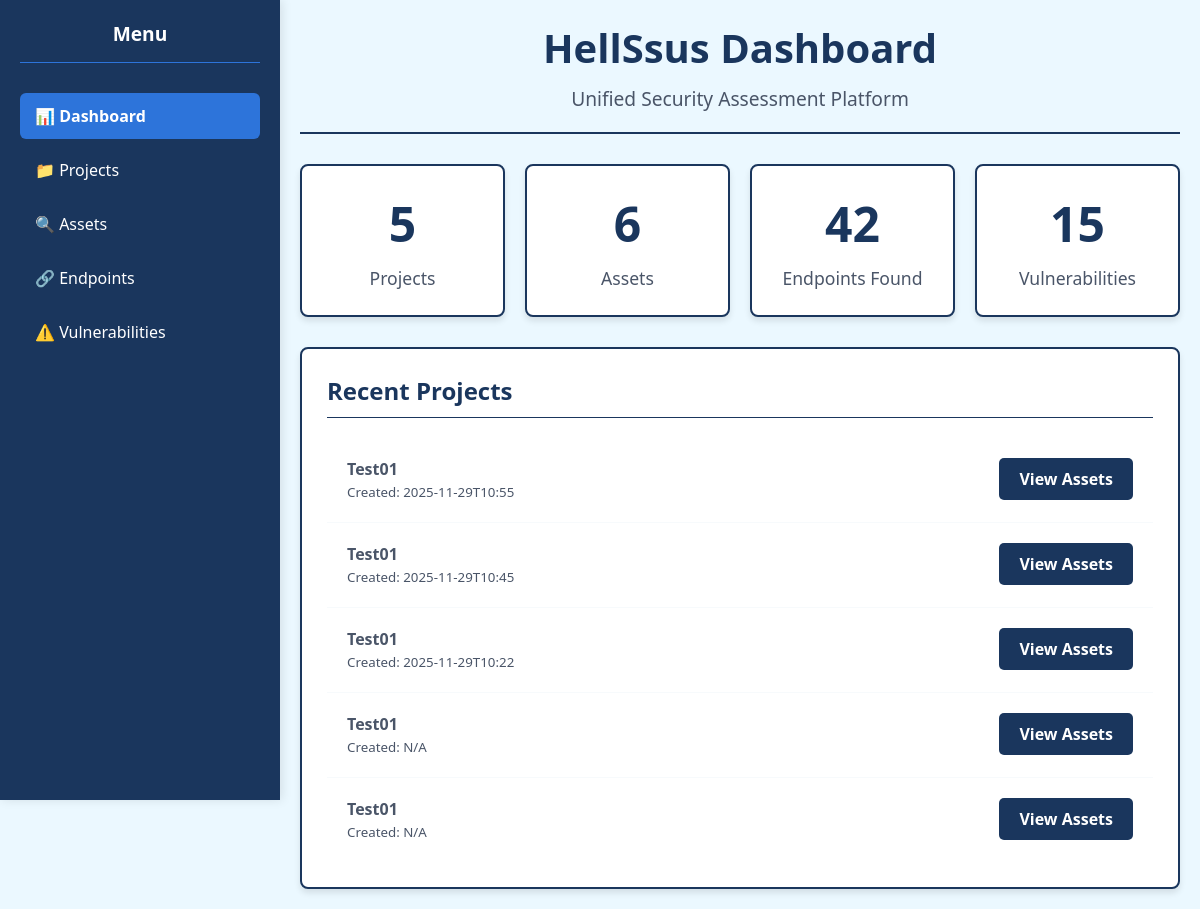
Page / (signed in) on the earlier database version.
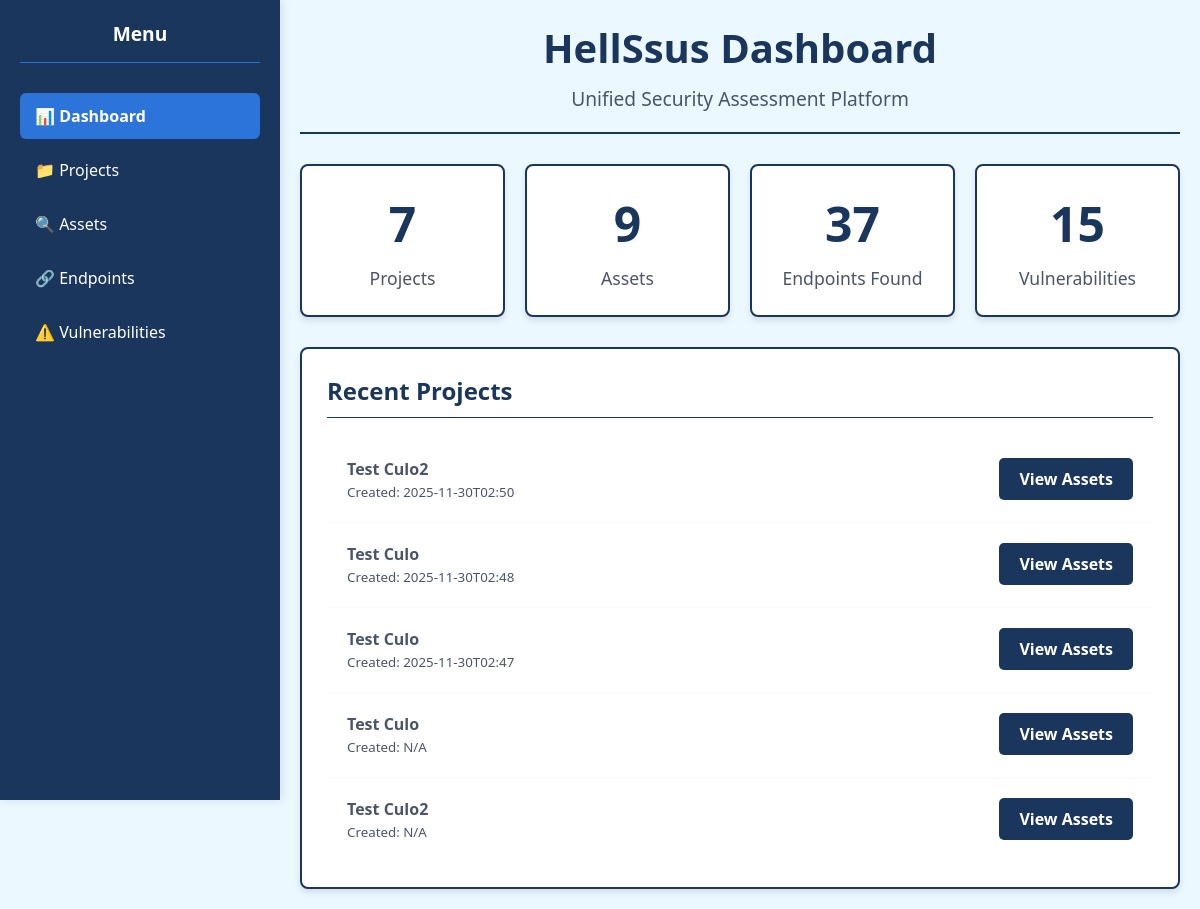
Same page on the later database version.
### tables this page shows
CREATE TABLE projects (
            id INTEGER PRIMARY KEY AUTOINCREMENT,
            name TEXT NOT NULL,
            created_date TEXT,
            description TEXT
        );

### dashboard/app.py (the view)
@app.route('/')
@login_required
def index():
    conn = get_db_connection()
    projects_count = conn.execute('SELECT COUNT(*) FROM projects').fetchone()[0]
    assets_count = conn.execute('SELECT COUNT(*) FROM assets').fetchone()[0]
    vulnerabilities_count = conn.execute('SELECT COUNT(*) FROM vulnerabilities').fetchone()[0]
    endpoints_count = conn.execute('SELECT COUNT(*) FROM endpoints').fetchone()[0]
    recent_projects = conn.execute(
        'SELECT id, name, created_date FROM projects ORDER BY created_date DESC LIMIT 5'
    ).fetchall()
    conn.close()
    return render_template('index.html',
                         projects_count=projects_count,
                         assets_count=assets_count,
                         endpoints_count=endpoints_count,
                         vulnerabilities_count=vulnerabilities_count,
                         recent_projects=recent_projects)

### dashboard/app.py (called while the page is built)
def get_db_connection():
    base_dir = os.path.dirname(os.path.dirname(os.path.abspath(__file__)))
    db_path = os.path.join(base_dir, 'database', 'hellSsus.db')
    print(f"📁 CONNECTING TO: {db_path}")
    conn = sqlite3.connect(db_path)
    conn.row_factory = sqlite3.Row
    return conn

def login_required(f):
    @wraps(f)
    def decorated_function(*args, **kwargs):
        if 'user_id' not in session:
            return redirect(url_for('login'))
        return f(*args, **kwargs)
    return decorated_function

### dashboard/templates/index.html
{% extends "base.html" %}
{% block content %}
<div class="dashboard-container">
    <div class="header">
        <h1>HellSsus Dashboard</h1>
        <p>Unified Security Assessment Platform</p>
    </div>
    <div class="stats">
        <div class="stat-card">
            <div class="stat-number">{{ projects_count }}</div>
            <div class="stat-label">Projects</div>
        </div>
        <div class="stat-card">
            <div class="stat-number">{{ assets_count }}</div>
            <div class="stat-label">Assets</div>
        </div>
        <div class="stat-card">
            <div class="stat-number">{{ endpoints_count }}</div>
            <div class="stat-label">Endpoints Found</div>
        </div>
        <div class="stat-card">
            <div class="stat-number">{{ vulnerabilities_count }}</div>
            <div class="stat-label">Vulnerabilities</div>
        </div>
    </div>
    <div class="recent-projects">
        <h3>Recent Projects</h3>
        {% for project in recent_projects %}
        <div class="project-item">
            <div>
                <strong>{{ project.name }}</strong>
                <br><small>Created: {{ project.created_date[:16] if project.created_date else 'N/A' }}</small>
            </div>
            <div>
                <a href="/assets?project={{ project.id }}" class="btn">View Assets</a>
            </div>
        </div>
        {% endfor %}
    </div>
</div>
{% endblock %}

Differences in the rows shown:
changed projects (number 1 of 5 on the later page): name "Test01" → "Test Culo2"; created_date "2025-11-29T10:55" → "2025-11-30T02:50"
changed projects (number 2 of 5 on the later page): name "Test01" → "Test Culo"; created_date "N/A" → "2025-11-30T02:48"; moves up the list
changed projects (number 3 of 5 on the later page): name "Test01" → "Test Culo"; created_date "2025-11-29T10:22" → "2025-11-30T02:47"
changed projects (number 4 of 5 on the later page): name "Test01" → "Test Culo"
changed projects (number 5 of 5 on the later page): name "Test01" → "Test Culo2"; created_date "2025-11-29T10:45" → "N/A"; moves down the list
Other differences:
{{ projects_count }}: "5" → "7"
{{ assets_count }}: "6" → "9"
{{ endpoints_count }}: "42" → "37"
